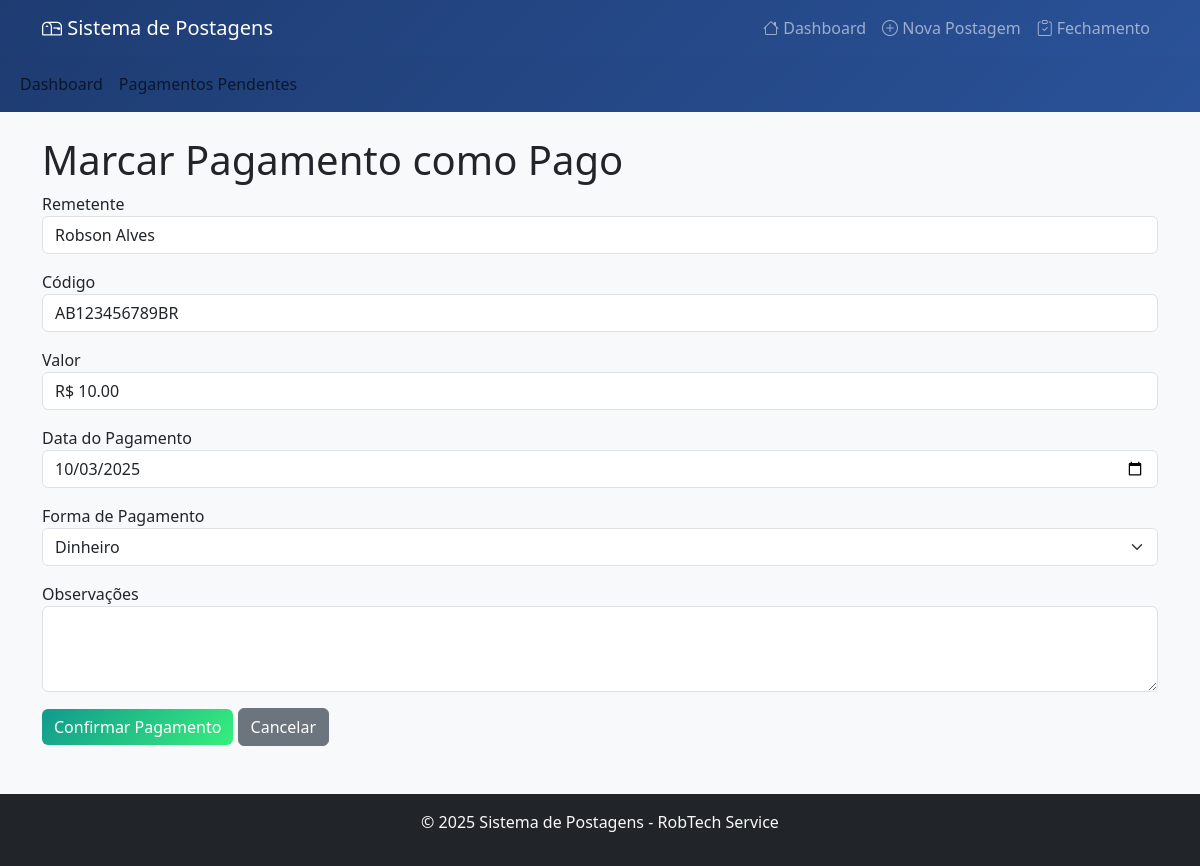
Page /marcar_pago/1 on the earlier database version.
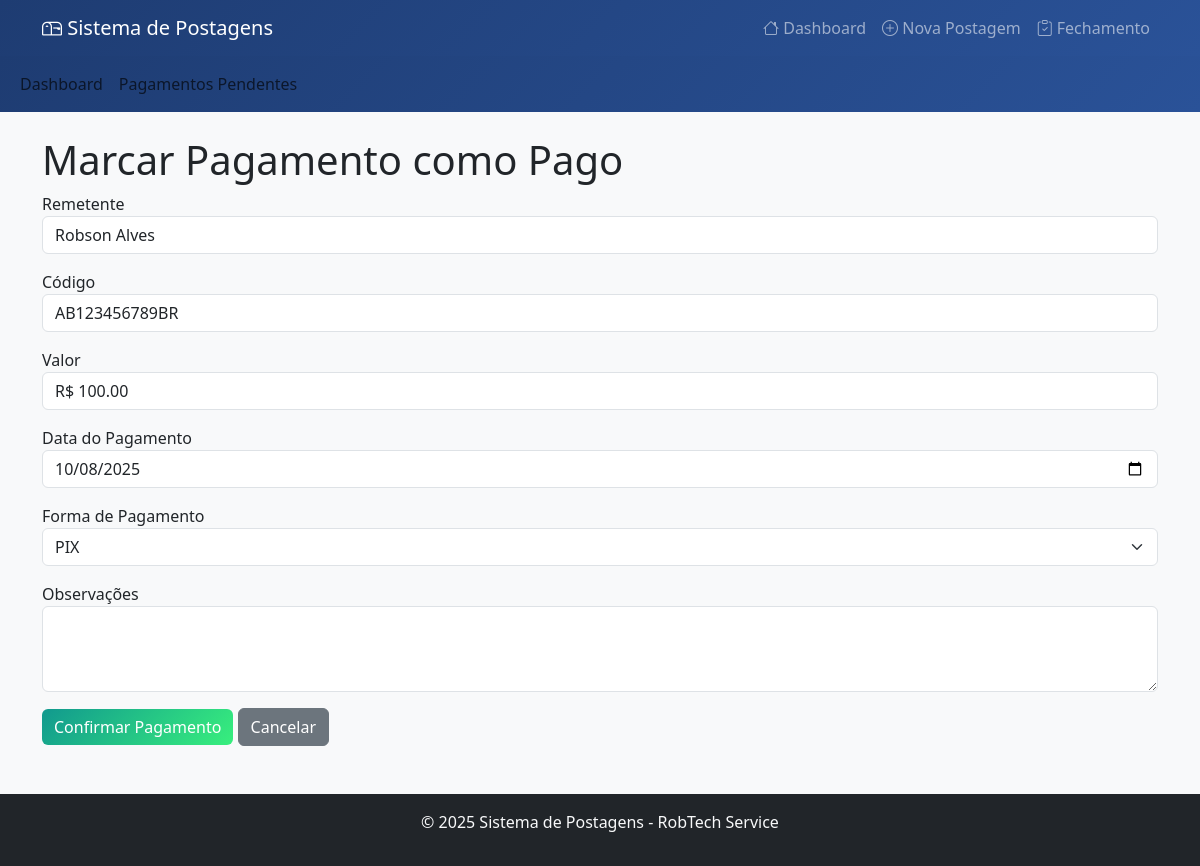
Same page on the later database version.
### tables this page shows
CREATE TABLE postagens (
                id INTEGER PRIMARY KEY AUTOINCREMENT,
                data_postagem DATE NOT NULL,
                posto INTEGER NOT NULL,
                nome_remetente TEXT NOT NULL,
                codigo_rastreio TEXT UNIQUE NOT NULL,
                valor REAL NOT NULL,
                tipo_postagem TEXT NOT NULL CHECK (tipo_postagem IN ('PAC', 'SEDEX')),
                tipo_pagamento TEXT,
                status TEXT DEFAULT 'POSTADO',
                pagamento_pago INTEGER DEFAULT 0,
                data_pagamento DATE,
                observacoes TEXT,
                data_criacao DATETIME DEFAULT CURRENT_TIMESTAMP
            );

### app.py (the view)
@app.route('/marcar_pago/<int:id>', methods=['GET', 'POST'])
def marcar_pago(id):
    if request.method == 'POST':
        data_pagamento = request.form['data_pagamento']
        tipo_pagamento = request.form['tipo_pagamento']
        observacoes = request.form.get('observacoes', '').strip()
        conn = sistema.conectar()
        cursor = conn.cursor()
        cursor.execute("""
            UPDATE postagens
            SET pagamento_pago = 1,
                data_pagamento = ?,
                tipo_pagamento = ?,
                observacoes = ?
            WHERE id = ?
        """, (data_pagamento, tipo_pagamento, observacoes, id))
        conn.commit()
        conn.close()
        flash('Pagamento marcado com sucesso!', 'success')
        return redirect(url_for('listar_pendentes'))
    else:
        conn = sistema.conectar()
        cursor = conn.cursor()
        cursor.execute("SELECT * FROM postagens WHERE id = ?", (id,))
        postagem = cursor.fetchone()
        conn.close()
        return render_template('marcar_pago.html', postagem=postagem, NOME_POSTO=NOME_POSTO)

### app.py (called while the page is built)
    def conectar(self):
        return sqlite3.connect(self.db_name)

### templates/marcar_pago.html (shortened to what this page needs)
{% extends "base.html" %}
{% block content %}
<h1>Marcar Pagamento como Pago</h1>
<form method="POST">
  <div class="mb-3">
    <label>Remetente</label>
    <input class="form-control" value="{{ postagem[3] }}" readonly>
  </div>
  <div class="mb-3">
    <label>Código</label>
    <input class="form-control" value="{{ postagem[4] }}" readonly>
  </div>
  <div class="mb-3">
    <label>Valor</label>
    <input class="form-control" value="R$ {{ '%.2f'|format(postagem[5]) }}" readonly>
  </div>
  <div class="mb-3">
    <label>Data do Pagamento</label>
    <input type="date" name="data_pagamento" class="form-control" value="{{ postagem[10] or '' }}" required>
  </div>
  <div class="mb-3">
    <label>Forma de Pagamento</label>
    <select name="tipo_pagamento" class="form-select" required>
      <option value="PIX" {% if postagem[7] == 'PIX' %}selected{% endif %}>PIX</option>
      <option value="DINHEIRO" {% if postagem[7] == 'DINHEIRO' %}selected{% endif %}>Dinheiro</option>
    </select>
  </div>
  <div class="mb-3">
    <label>Observações</label>
    <textarea name="observacoes" class="form-control" rows="3">{{ postagem[11] or '' }}</textarea>
  </div>
  <button type="submit" class="btn btn-success">Confirmar Pagamento</button>
  <a href="{{ url_for('listar_pendentes') }}" class="btn btn-secondary">Cancelar</a>
</form>
{% endblock %}

Differences in the rows shown:
changed postagens "Robson Alves": valor "R$ 10.00" → "R$ 100.00"; data_pagamento "10/03/2025" → "10/08/2025"; tipo_pagamento "Dinheiro" → "PIX"
